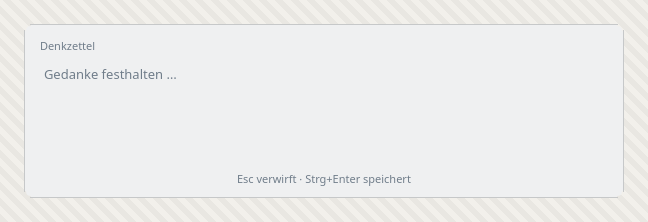
#> input picture docs/scrum/reviews/sprint-06-ux-review/bilder/01-rand-schmal-hell-leer.png, 648 x 222 px, found by its file name
$ python lupe4.py
#> lines starting #> are read from the running program, lines starting #| are printed output that depends on the picture
from PIL import Image, ImageDraw
FRAME=24; SIZE=18; ZOOM=12
BASE="/home/hnsstrk/Projekte/denkzettel/docs/scrum/reviews/sprint-06-ux-review/bilder/"
panels=[("01-rand-schmal-hell-leer.png","schmal / hell"),
        ("07-rand-breit-hell-leer.png","breit / hell"),
        ("04-rand-schmal-dunkel-leer.png","schmal / dunkel"),
        ("10-rand-breit-dunkel-leer.png","breit / dunkel")]
tiles=[]
for name,label in panels:
    im=Image.open(BASE+name).convert("RGB")
    crop=im.crop((FRAME-3,FRAME-3,FRAME-3+SIZE,FRAME-3+SIZE)).resize((SIZE*ZOOM,SIZE*ZOOM),Image.NEAREST)
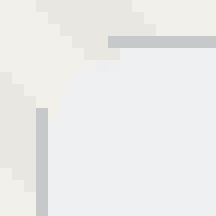
#> crop: PIL image 216x216 RGB; mean R, G, B 236.4, 236.3, 234.9
    tiles.append((crop,label))
#> pass 2 of the loop `for name,label in panels:`:
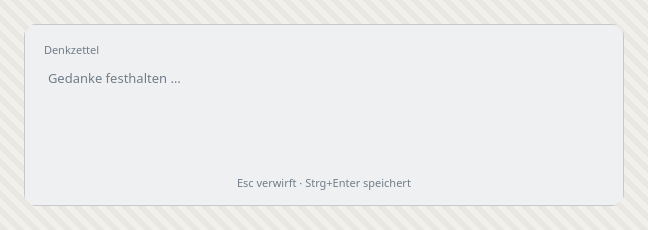
#> input picture docs/scrum/reviews/sprint-06-ux-review/bilder/07-rand-breit-hell-leer.png, 648 x 230 px, found by its file name
#> im: PIL image 648x230 RGB
#> `crop=im.crop((FRAME-3,FRAME-3,FRAME-3+SIZE,FRAME-3+SIZE)).resize((SIZE..`:
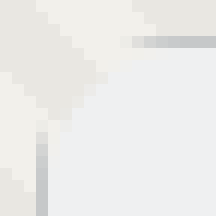
#> crop: PIL image 216x216 RGB; mean R, G, B 236.6, 236.3, 234.6
#> pass 3 of the loop `for name,label in panels:`:
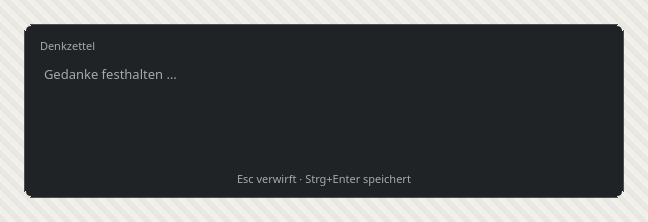
#> input picture docs/scrum/reviews/sprint-06-ux-review/bilder/04-rand-schmal-dunkel-leer.png, 648 x 222 px, found by its file name
#> im: PIL image 648x222 RGB
#> `crop=im.crop((FRAME-3,FRAME-3,FRAME-3+SIZE,FRAME-3+SIZE)).resize((SIZE..`:
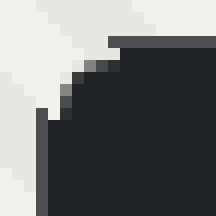
#> crop: PIL image 216x216 RGB; mean R, G, B 114.3, 115.3, 115.2
#> the loop made 4 passes; the first 3 are shown
pad,gap,texth=14,18,18
#> pad = 14; gap = 18; texth = 18
tw=tiles[0][0].width
#> tw = 216
w=pad*2+tw*4+gap*3; h=pad*2+tiles[0][0].height+texth
#> after `w = pad * 2 + tw * 4 + gap * 3`: w = 946
#> after `h = pad * 2 + tiles[0][0].height + texth`: h = 262
sheet=Image.new("RGB",(w,h),(255,255,255)); d=ImageDraw.Draw(sheet)
#> after `sheet = Image.new('RGB', (w, h), (255, 255, 255))`: sheet: PIL image 946x262 RGB; every value is 255
x=pad
#> x = 14
for tile,label in tiles:
    sheet.paste(tile,(x,pad))
    d.rectangle([x-1,pad-1,x+tw,pad+tile.height],outline=(120,120,120))
    d.text((x,pad+tile.height+4),label,fill=(50,50,50))
    x+=tw+gap
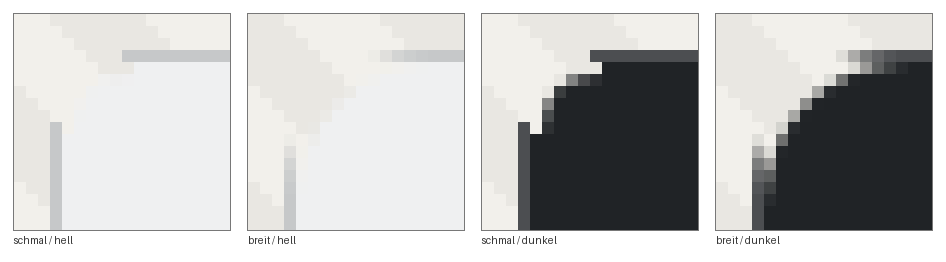
#> sheet: PIL image 946x262 RGB; mean R, G, B 195.1, 195.4, 194.6
sheet.save(BASE+"19-eckenlupe-12-fach-vier-faelle.png")
print(sheet.size)
#| (946, 262)
